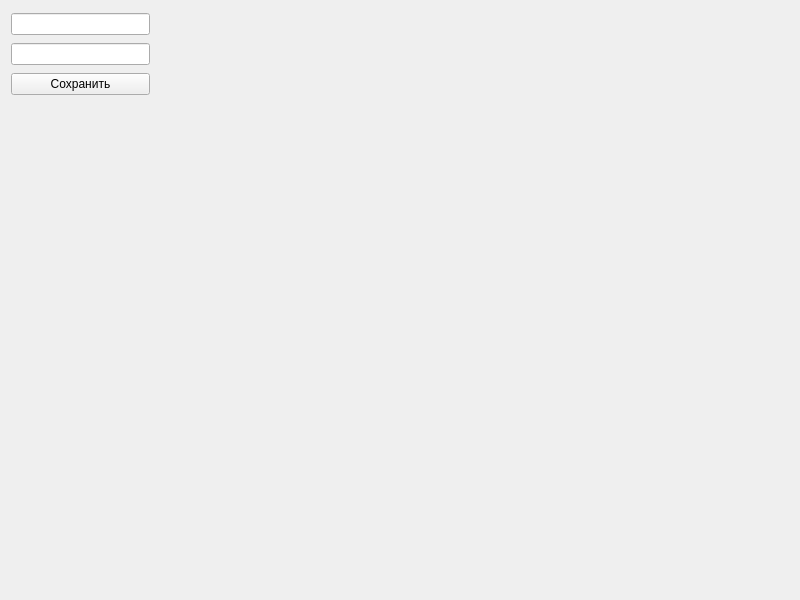
<?xml version="1.0" encoding="UTF-8"?>
<ui version="4.0">
 <class>MainWindow</class>
 <widget class="QMainWindow" name="MainWindow">
  <property name="geometry">
   <rect>
    <x>0</x>
    <y>0</y>
    <width>800</width>
    <height>600</height>
   </rect>
  </property>
  <property name="windowTitle">
   <string>MainWindow</string>
  </property>
  <widget class="QWidget" name="centralwidget">
   <widget class="QWidget" name="verticalLayoutWidget">
    <property name="geometry">
     <rect>
      <x>11</x>
      <y>11</y>
      <width>139</width>
      <height>88</height>
     </rect>
    </property>
    <layout class="QVBoxLayout" name="verticalLayout">
     <item>
      <widget class="QLineEdit" name="lineEdit_2"/>
     </item>
     <item>
      <widget class="QLineEdit" name="lineEdit"/>
     </item>
     <item>
      <widget class="QPushButton" name="pushButton">
       <property name="text">
        <string>Сохранить</string>
       </property>
      </widget>
     </item>
    </layout>
   </widget>
  </widget>
 </widget>
 <resources/>
 <connections/>
</ui>
